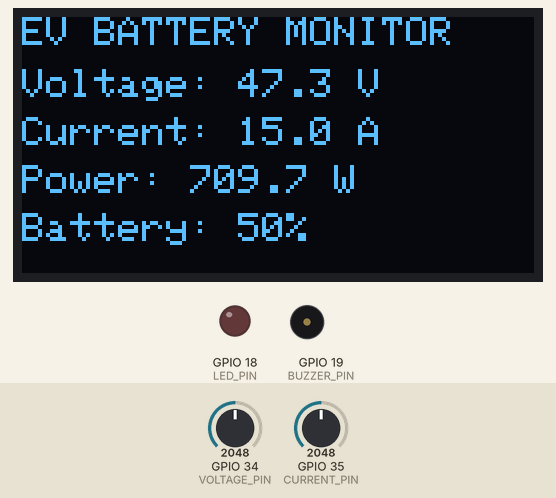
Simulated run of this sketch. Board: ESP32. On the bench: 128×64 one-colour display, output pins drawn as LEDs (lit = HIGH), buzzer (waves = sounding, pin HIGH). The inputs (shaded band) are chosen by the test bench; at power-on: GPIO 35 (CURRENT_PIN) = 2048, GPIO 34 (VOLTAGE_PIN) = 2048 (analog values on the 0–4095 scale). What the sketch prints to the serial monitor is not drawn.

Above: at 2.7 s.
2.8 s: GPIO 35 (CURRENT_PIN) set to 2668
At 4.0 s:
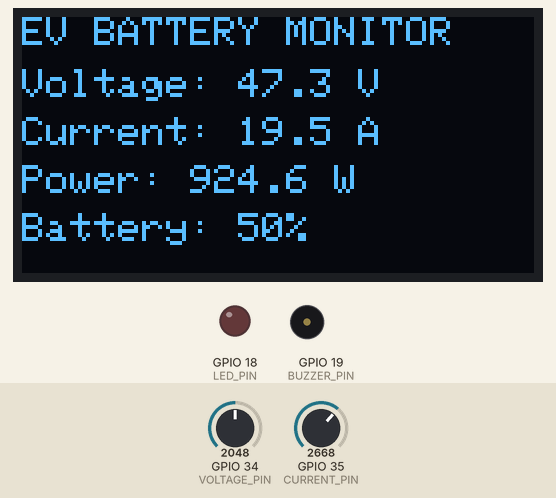
4.6 s: GPIO 35 (CURRENT_PIN) set to 2771
At 5.7 s:
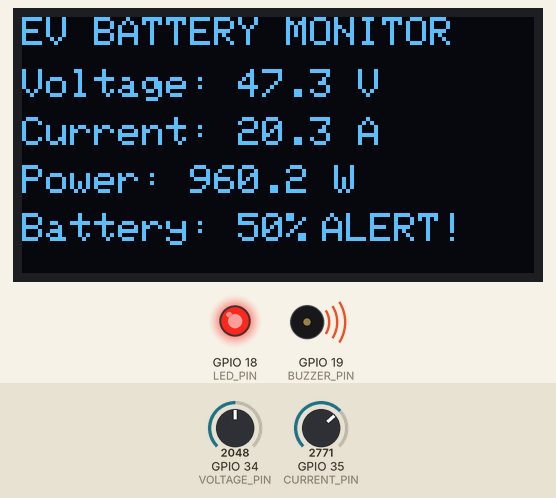
6.2 s: GPIO 34 (VOLTAGE_PIN) set to 2866
At 7.3 s:
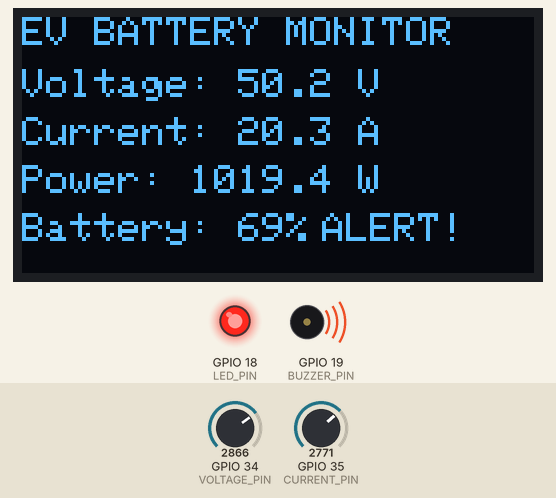
7.8 s: GPIO 35 (CURRENT_PIN) set to 2047
At 8.9 s:
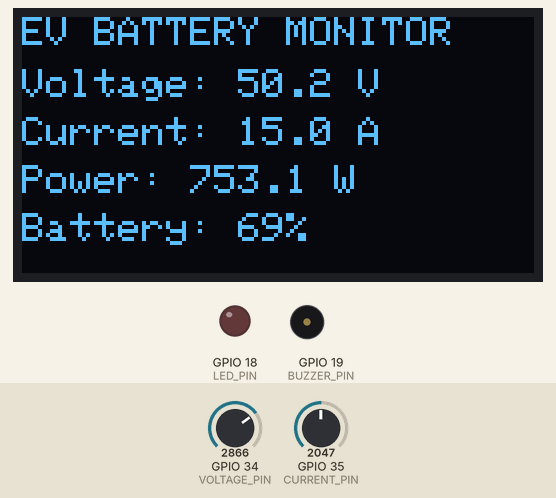
9.3 s: GPIO 34 (VOLTAGE_PIN) set to 3603
At 10.6 s:
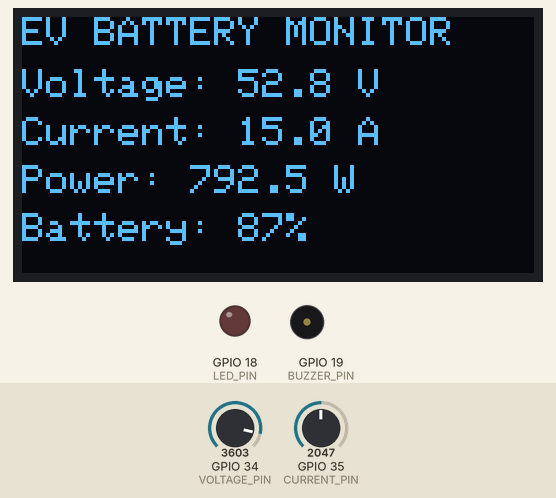
10.9 s: GPIO 34 (VOLTAGE_PIN) set to 4095
At 12.2 s:
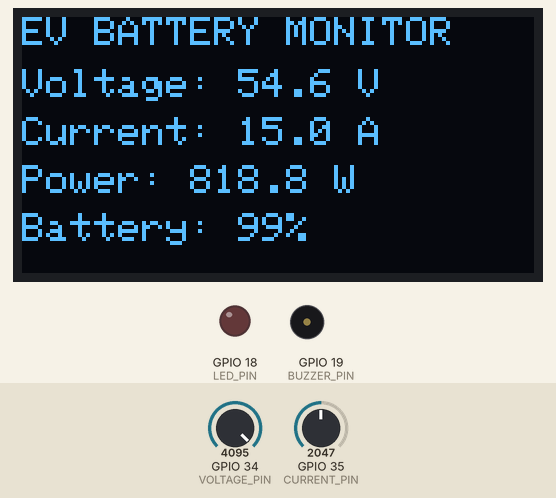
Timing chart, 0 to 13.5 s (numbered marks = the images above; inputs shaded):
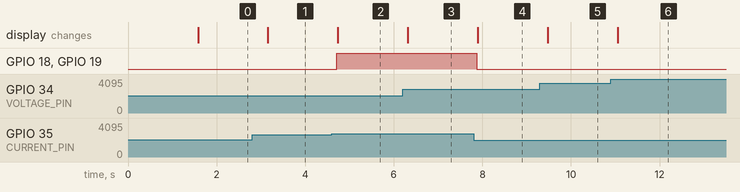

Measured:
- the behaviour switches between 2730 and 2731 on GPIO 35 (CURRENT_PIN) (found by bisection; images 1 and 2)
- after the input at 2.8 s, the display: changes after 0.36 s (image 1)
- after the input at 4.6 s, GPIO 18 (LED_PIN), GPIO 19 (BUZZER_PIN): LOW → HIGH after 0.11 s; the display: changes after 0.14 s (image 2)
- after the input at 6.2 s, the display: changes after 0.12 s (image 3)
- after the input at 7.8 s, GPIO 18 (LED_PIN), GPIO 19 (BUZZER_PIN): HIGH → LOW after 0.07 s; the display: changes after 0.10 s (image 4)
- after the input at 9.3 s, the display: changes after 0.17 s (image 5)
- after the input at 10.9 s, the display: changes after 0.15 s (image 6)

The sketch:

sketch.ino
```cpp
#include <Wire.h>
#include <Adafruit_GFX.h>
#include <Adafruit_SSD1306.h>

#define SCREEN_WIDTH 128
#define SCREEN_HEIGHT 64

Adafruit_SSD1306 display(
  SCREEN_WIDTH, SCREEN_HEIGHT, &Wire, -1
);

#define VOLTAGE_PIN 34
#define CURRENT_PIN 35

#define LED_PIN 18
#define BUZZER_PIN 19

float voltage, current, power;
int batteryPercent;

bool warning = false;

void setup() {
  Serial.begin(115200);

  analogReadResolution(12);

  pinMode(LED_PIN, OUTPUT);
  pinMode(BUZZER_PIN, OUTPUT);

  digitalWrite(LED_PIN, LOW);
  digitalWrite(BUZZER_PIN, LOW);

  Wire.begin(21, 22);

  if (!display.begin(
      SSD1306_SWITCHCAPVCC, 0x3C)) {
    Serial.println("OLED not found");
    while (true);
  }

  display.clearDisplay();
  display.setTextColor(SSD1306_WHITE);
  display.setTextSize(1);
  display.setCursor(10, 20);
  display.println("EV BATTERY SYSTEM");
  display.display();

  delay(1500);
}

void loop() {

  int voltageRaw = analogRead(VOLTAGE_PIN);
  int currentRaw = analogRead(CURRENT_PIN);

  // Simulation values
  voltage = 40.0 +
      (voltageRaw / 4095.0) * 14.6;

  current = (currentRaw / 4095.0) * 30.0;

  power = voltage * current;

  batteryPercent = constrain(
      (int)((voltage - 40.0) / 14.6 * 100),
      0, 100
  );

  // Safety alerts
  warning = (voltage < 44.0 || current > 20.0);

  if (warning) {
    digitalWrite(LED_PIN, HIGH);
    digitalWrite(BUZZER_PIN, HIGH);
  }
  else {
    digitalWrite(LED_PIN, LOW);
    digitalWrite(BUZZER_PIN, LOW);
  }

  display.clearDisplay();
  display.setTextSize(1);

  display.setCursor(0, 0);
  display.println("EV BATTERY MONITOR");

  display.setCursor(0, 13);
  display.print("Voltage: ");
  display.print(voltage, 1);
  display.println(" V");

  display.setCursor(0, 25);
  display.print("Current: ");
  display.print(current, 1);
  display.println(" A");

  display.setCursor(0, 37);
  display.print("Power: ");
  display.print(power, 1);
  display.println(" W");

  display.setCursor(0, 49);
  display.print("Battery: ");
  display.print(batteryPercent);
  display.println("%");

  if (warning) {
    display.setCursor(75, 49);
    display.print("ALERT!");
  }

  display.display();

  Serial.print("Voltage: ");
  Serial.print(voltage);
  Serial.print(" V | Current: ");
  Serial.print(current);
  Serial.print(" A | Power: ");
  Serial.print(power);
  Serial.println(" W");

  delay(500);
}
```
